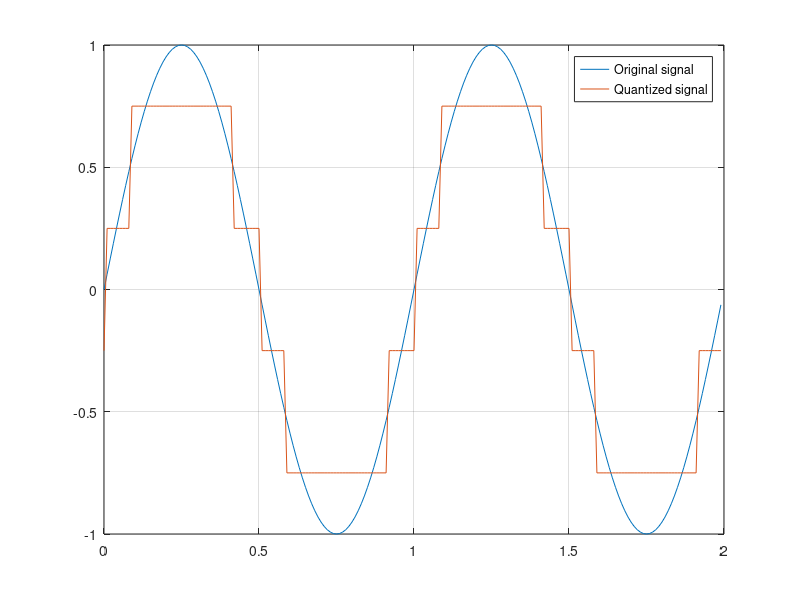

MATLAB code for this plot:
%nbit=2
Ta = 0.01;
t = (0 : Ta : 2-Ta)';
sig = sin(2*pi*t);      %sinal/funçao a tratar
nbit = 2;               %numero de bits
amp=2*max(abs(sig));    %amplitude 
Npal = 2^nbit;          
Delta = amp/Npal;       %delta = amp/2^nbits
partition = -1+2*Delta/2 : Delta : 1-Delta/2;
codebook = -1+Delta/2 : Delta : 1-Delta/2;
[index,quants] = quantiz(sig,partition,codebook);

figure(1);
plot(t,sig,t,quants);
legend("Original signal", "Quantized signal");
grid